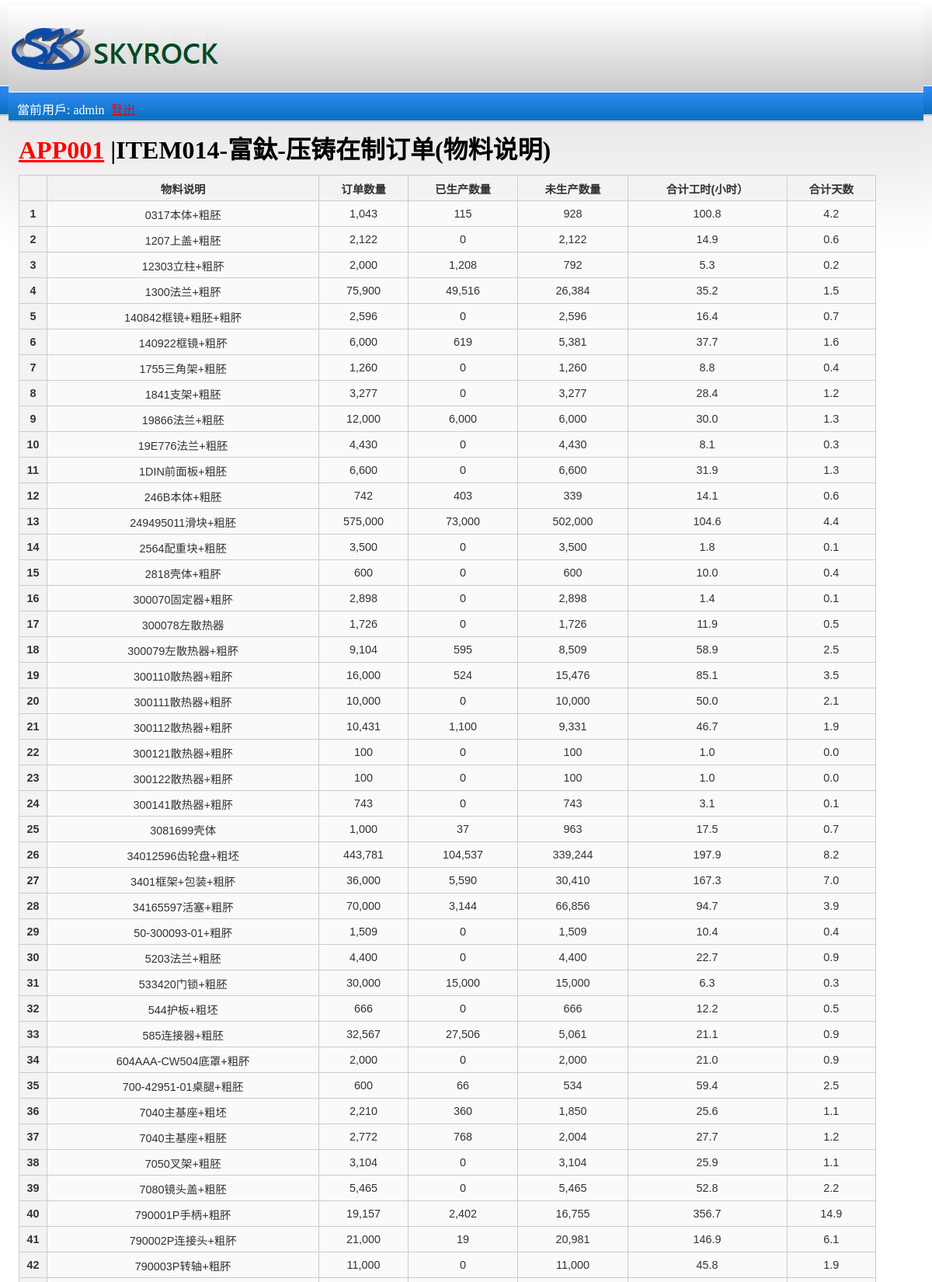
The page /app001/item014/ (signed in, upper part) on the database its author committed.
### app001/models.py (models this page shows, shortened)
class Item012(models.Model):
    f01 = models.CharField(default=".", max_length=99,verbose_name="生产订单号")
    f02 = models.CharField(default=".", max_length=99,verbose_name="物料代码")
    f03 = models.CharField(default=".", max_length=99,verbose_name="物料说明")
    f04 = models.CharField(default=".", max_length=99,verbose_name="机台吨位")
    f05 = models.CharField(default=".", max_length=99,verbose_name="材质")
    f06 = models.FloatField(default=0,verbose_name="工时定额(分钟）")
    f07 = models.IntegerField(default=0,verbose_name="模穴")
    f08 = models.IntegerField(default=0,verbose_name="订单数量")
    f09 = models.IntegerField(default=0,verbose_name="已生产数量")
    f10 = models.IntegerField(default=0,verbose_name="未生产数量")
    f11 = models.FloatField(default=0,verbose_name="合计工时(小时）")
    f12 = models.DateField(verbose_name="下单日期")
    f13 = models.CharField(default=".", max_length=99,verbose_name="压铸交货日期")
    f14 = models.CharField(default=".", max_length=99,verbose_name="责任生管")

### app001/views.py (the view)
def item014(request):
    if not request.user.is_authenticated:
         return redirect('/')
    subtotal=Item012.objects.values('f03').annotate(sumf08=Sum('f08'),sumf09=Sum('f09'),sumf10=Sum('f10'),sumf11=Sum('f11'),sumf11v2=Sum('f11')/24)
    item_list = Item012.objects.order_by('f03','f02','f04','f01')[:400]
    context = {'current_user':request.user,'page_title':'ITEM014-富鈦-压铸在制订单(物料说明)','item_list': item_list,'subtotal':subtotal}
    return render(request, 'app001/item014.html', context)

### app001/templates/app001/item014.html (shortened to what this page needs)
{% extends 'app001/base.html' %}
{% load humanize %}
{% block content %}
<table>
  <tr>
  <th></th>
  <th>物料说明</th>
  <th>订单数量</th>
  <th>已生产数量</th>
  <th>未生产数量</th>
  <th>合计工时(小时）</th>
  <th>合计天数</th>
  </tr>
 {% for sub in subtotal %}
  <tr>
        <th>{{ forloop.counter }}</th>
  <td>{{ sub.f03 }}</td>
  <td>{{ sub.sumf08 |intcomma }}</td>
  <td>{{ sub.sumf09 |intcomma }}</td>
  <td>{{ sub.sumf10 |intcomma }}</td>
  <td>{{ sub.sumf11 |floatformat:1}}</td>
  <td>{{ sub.sumf11v2 |floatformat:1}}</td>
  </tr>
{% endfor %}
</table>
{% regroup item_list by f02 as cust_list %}
  {% for cust in cust_list %}
  <br><h3>物料说明︰{{ cust.grouper }}</h3>
</div>
{% endfor %}
{% endblock %}

### app001/templates/app001/base.html (shortened to what this page needs)
{% load static %}
<!DOCTYPE HTML>
<html>
<head>
    <link rel="stylesheet" type="text/css" href="{% static 'app001/style.css' %}" />
<body>
    <div class="header">
        <div class="logo">
            <img src="/static/app001/images/logo.jpg" alt="logo" title="logo"/>
        </div>
    </div>
    <div class='current_user'>
          當前用戶: {{ current_user }} &nbsp;<a href="/app001/logout">登出</a>
    </div>
    <div class='page_title'>
        <h1><a href='..'>APP001</a> |{{ page_title }}
        </h1>
    </div>
    <div class='page_data'>
        {% block content %}
        {% endblock %}
</body>

### app001/static/app001/style.css (style rules this page uses)
.current_user { color: white; margin: 9px 0px 0px 8px; }
.page_title { margin: 15px 0px 12px 10px; }
.page_data { margin: 0px 0px 0px 10px; }
h1 { margin: 3px 0px 3px 0px; }
body, html { padding: 0px 3px 10px 3px; background-color: #D8DBE2; background:#fff url(images/bg.jpg) repeat-x; }
table { color: #333; font-family: Helvetica, Arial, sans-serif; width: 95%; font-size:90%; border-collapse: collapse; border-spacing: 0; }
td, th { border: 1px solid #CCC; height: 30px; }
th { background: #F3F3F3; font-weight: bold; }
td { background: #FAFAFA; text-align: center; }
.header { width:1170px; margin:0 auto; height:111px; }
.header .logo { width:272px; height:56px; float:left; }
.header .logo img { width:272px; height:56px; border:0px; padding-top:28px; }
a:link { color: red; }

### rows shown on the page
Item012: f03 "1207上盖+粗胚", sumf08 "2,122", sumf09 "0", sumf10 "2,122", sumf11 "14.9", sumf11v2 "0.6"
Item012: f03 "12303立柱+粗肧", sumf08 "2,000", sumf09 "1,208", sumf10 "792", sumf11 "5.3", sumf11v2 "0.2"
Item012: f03 "1300法兰+粗肧", sumf08 "75,900", sumf09 "49,516", sumf10 "26,384", sumf11 "35.2", sumf11v2 "1.5"
Item012: f03 "140842框镜+粗胚+粗肧", sumf08 "2,596", sumf09 "0", sumf10 "2,596", sumf11 "16.4", sumf11v2 "0.7"
Item012: f03 "1755三角架+粗胚", sumf08 "1,260", sumf09 "0", sumf10 "1,260", sumf11 "8.8", sumf11v2 "0.4"
Item012: f03 "19E776法兰+粗胚", sumf08 "4,430", sumf09 "0", sumf10 "4,430", sumf11 "8.1", sumf11v2 "0.3"
Item012: f03 "246B本体+粗胚", sumf08 "742", sumf09 "403", sumf10 "339", sumf11 "14.1", sumf11v2 "0.6"
Item012: f03 "2564配重块+粗胚", sumf08 "3,500", sumf09 "0", sumf10 "3,500", sumf11 "1.8", sumf11v2 "0.1"
Item012: f03 "2818壳体+粗肧", sumf08 "600", sumf09 "0", sumf10 "600", sumf11 "10.0", sumf11v2 "0.4"
Item012: f03 "300078左散热器", sumf08 "1,726", sumf09 "0", sumf10 "1,726", sumf11 "11.9", sumf11v2 "0.5"
Item012: f03 "300121散热器+粗肧", sumf08 "100", sumf09 "0", sumf10 "100", sumf11 "1.0", sumf11v2 "0.0"
Item012: f03 "300122散热器+粗肧", sumf08 "100", sumf09 "0", sumf10 "100", sumf11 "1.0", sumf11v2 "0.0"
Item012: f03 "3081699壳体", sumf08 "1,000", sumf09 "37", sumf10 "963", sumf11 "17.5", sumf11v2 "0.7"
Item012: f03 "34165597活塞+粗肧", sumf08 "70,000", sumf09 "3,144", sumf10 "66,856", sumf11 "94.7", sumf11v2 "3.9"
Item012: f03 "50-300093-01+粗肧", sumf08 "1,509", sumf09 "0", sumf10 "1,509", sumf11 "10.4", sumf11v2 "0.4"
Item012: f03 "5203法兰+粗胚", sumf08 "4,400", sumf09 "0", sumf10 "4,400", sumf11 "22.7", sumf11v2 "0.9"
Item012: f03 "533420门锁+粗胚", sumf08 "30,000", sumf09 "15,000", sumf10 "15,000", sumf11 "6.3", sumf11v2 "0.3"
Item012: f03 "585连接器+粗胚", sumf08 "32,567", sumf09 "27,506", sumf10 "5,061", sumf11 "21.1", sumf11v2 "0.9"
Item012: f03 "604AAA-CW504底罩+粗肧", sumf08 "2,000", sumf09 "0", sumf10 "2,000", sumf11 "21.0", sumf11v2 "0.9"
Item012: f03 "700-42951-01桌腿+粗胚", sumf08 "600", sumf09 "66", sumf10 "534", sumf11 "59.4", sumf11v2 "2.5"
Item012: f03 "7040主基座+粗坯", sumf08 "2,210", sumf09 "360", sumf10 "1,850", sumf11 "25.6", sumf11v2 "1.1"
Item012: f03 "7040主基座+粗胚", sumf08 "2,772", sumf09 "768", sumf10 "2,004", sumf11 "27.7", sumf11v2 "1.2"
Item012: f03 "7050叉架+粗胚", sumf08 "3,104", sumf09 "0", sumf10 "3,104", sumf11 "25.9", sumf11v2 "1.1"

### other values the page prints
{{ current_user }} "admin"
{{ page_title }} "ITEM014-富鈦-压铸在制订单(物料说明)"
{{ sub.f03 }} "0317本体+粗胚" "140922框镜+粗肧" "1841支架+粗胚" "19866法兰+粗胚" "1DIN前面板+粗胚" "249495011滑块+粗胚" "300070固定器+粗肧" "300079左散热器+粗肧" "300110散热器+粗肧" "300111散热器+粗肧" "300112散热器+粗肧" "300141散热器+粗肧" "34012596齿轮盘+粗坯" "3401框架+包装+粗肧" "544护板+粗坯" "7080镜头盖+粗胚" "790001P手柄+粗肧" "790002P连接头+粗肧" "790003P转轴+粗肧"
{{ sub.sumf08 |intcomma }} "1,043" "6,000" "3,277" "12,000" "6,600" "575,000" "2,898" "9,104" "16,000" "10,000" "10,431" "743" "443,781" "36,000" "666" "5,465" "19,157" "21,000" "11,000"
{{ sub.sumf09 |intcomma }} "115" "619" "0" "6,000" "0" "73,000" "0" "595" "524" "0" "1,100" "0" "104,537" "5,590" "0" "0" "2,402" "19" "0"
{{ sub.sumf10 |intcomma }} "928" "5,381" "3,277" "6,000" "6,600" "502,000" "2,898" "8,509" "15,476" "10,000" "9,331" "743" "339,244" "30,410" "666" "5,465" "16,755" "20,981" "11,000"
{{ sub.sumf11 |floatformat:1 }} "100.8" "37.7" "28.4" "30.0" "31.9" "104.6" "1.4" "58.9" "85.1" "50.0" "46.7" "3.1" "197.9" "167.3" "12.2" "52.8" "356.7" "146.9" "45.8"
{{ sub.sumf11v2 |floatformat:1 }} "4.2" "1.6" "1.2" "1.3" "1.3" "4.4" "0.1" "2.5" "3.5" "2.1" "1.9" "0.1" "8.2" "7.0" "0.5" "2.2" "14.9" "6.1" "1.9"
